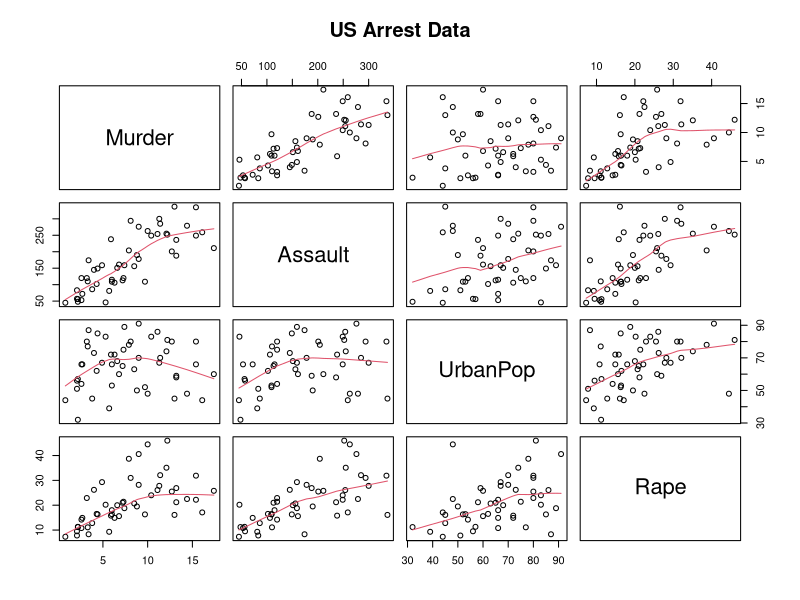
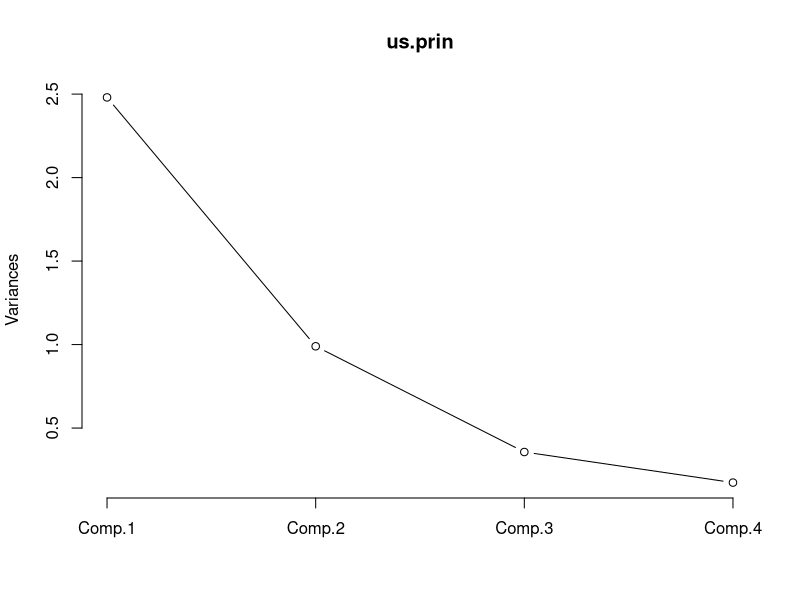
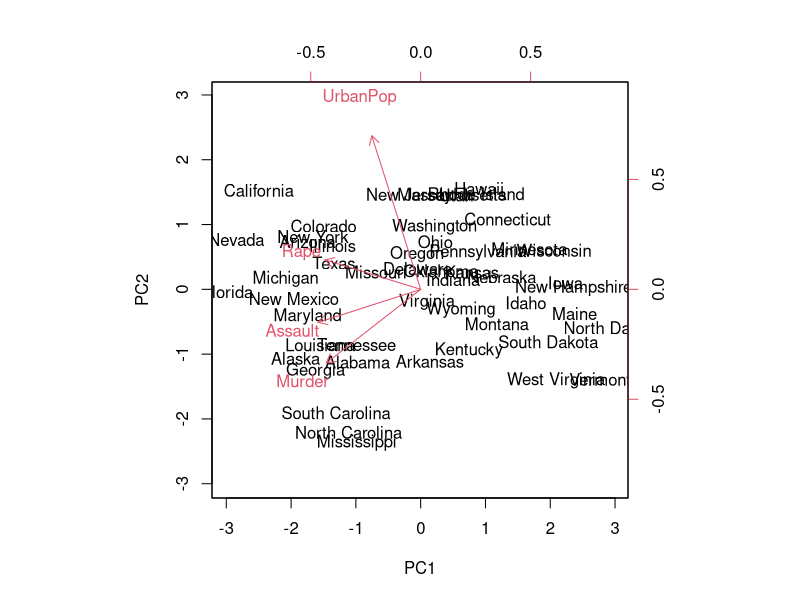

Write R code to recreate these figures, in order.
# ===============================================
#     Principal Component Analysis : 주성분 분석 
# ===============================================
# 서로 상관성이 높은 변수들을 선형 결합해 제 k 주성분으로 변수 축소 

# USArrests : 50개 주의 인구당 체포된 세가지 강력 범죄 수 + 각 주마다 도시에 거주하는 비율 

# 1) scatter plot 
library(datasets)
data("USArrests")
pairs(USArrests, panel = panel.smooth, main="US Arrest Data")
# 4개의 변수들 (3개의 범죄 + 인구수) 내 조합을 시각화 
# --> Murder과 UrbanPop 사이 관련성이 적어보임 


# 2) Summary : 주성분 수 결정 

# 주성분 분석 
us.prin <- princomp(USArrests, cor = TRUE) # 상관 행렬 기반(변수들간 척도 차이 큼) 주성분 분석 
summary(us.prin)
# Importance of components:
#                         Comp.1    Comp.2    Comp.3     Comp.4
# Standard deviation     1.5748783 0.9948694 0.5971291 0.41644938
# Proportion of Variance 0.6200604 0.2474413 0.0891408 0.04335752
# Cumulative Proportion  0.6200604 0.8675017 0.9566425 1.00000000
# > Comp.2 > 85% --> 주성분 변수를 2개 활용해 전체 데이터의 86.8%를 설명할 수 있다 

# screeplot 
screeplot(us.prin, npcs=4, type="lines")
# > Comp 2 이후부터 뚝 떨어짐 


# 3) Loading : 각 주성분(1~4)에 기여하는 변수 각각의 가중치 
loadings(us.prin)
# Loadings:
#           Comp.1 Comp.2 Comp.3 Comp.4
# Murder    0.536  0.418  0.341  0.649
# Assault   0.583  0.188  0.268 -0.743
# UrbanPop  0.278 -0.873  0.378  0.134
# Rape      0.543 -0.167 -0.818       
# > 제 1 주성분 : 네개의 변수가 평균적으로 기여 / 제 2 주성분 : 계수 부호가 각각 다름  
#    ㄴ 4개의 변수 모두 포함 (대체로 양의 상관관계)       ㄴ 높은 음의 계수 부호 나타내는 강간, 인구수 포함!  
#                  Comp.1 Comp.2 Comp.3 Comp.4
# SS loadings      1.00   1.00   1.00   1.00
# Proportion Var   0.25   0.25   0.25   0.25
# Cumulative Var   0.25   0.50   0.75   1.00


# 4) scores : 각 주성분 (Comp1~4) 선형식을 통해 각 지역(record) 별로 얻은 결과 
us.prin$scores
#                   Comp.1      Comp.2      Comp.3       Comp.4
# Alabama         0.98556588  1.13339238  0.44426879  0.156267145
# Alaska          1.95013775  1.07321326 -2.04000333 -0.438583440
# Arizona         1.76316354 -0.74595678 -0.05478082 -0.834652924
# Arkansas       -0.14142029  1.11979678 -0.11457369 -0.182810896
# California      2.52398013 -1.54293399 -0.59855680 -0.341996478
# Colorado        1.51456286 -0.98755509 -1.09500699  0.001464887
# Connecticut    -1.35864746 -1.08892789  0.64325757 -0.118469414
# Delaware        0.04770931 -0.32535892  0.71863294 -0.881977637



# 5) 제 1,2 주성분으로 데이터 분석 (축소된 변수로 군집 분석 )
arrests.pca <- prcomp(USArrests, center = TRUE, scale. = TRUE ) # 표준화 (평균 = 1, 표준편차 = 1) --> 주성분 분석

# 6) 시각화 
biplot(arrests.pca, scale=0)
